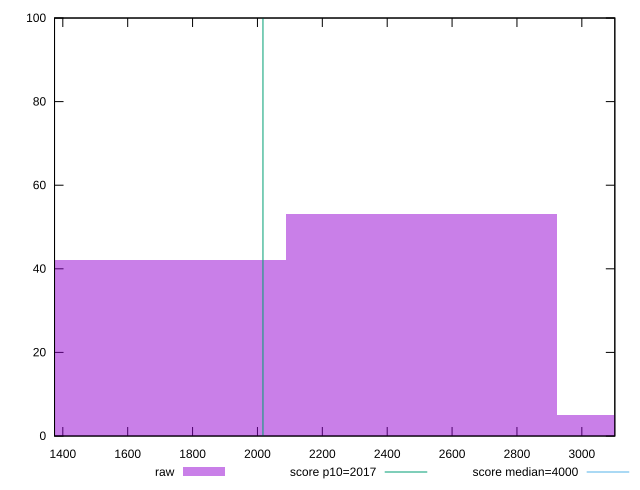

Reproduce this figure in gnuplot.
reset

$raw <<EOF
2505.46460229962 53
1670.3097348664132 42
3340.6194697328265 5
EOF

set key outside below
set boxwidth 835.1548674332066
set xrange [1374.4680000000035:3101.707999999999]
set yrange [0:100]
set trange [0:100]
set style fill transparent solid 0.5 noborder

set parametric
set terminal svg size 640, 490 enhanced background rgb 'white'
set output "report_00017_2021-02-10T15-08-03.406Z/mainthread-work-breakdown/samples/pages/raw/histogram.svg"

plot $raw title "raw" with boxes, \
     2017,t title "score p10=2017", \
     4000,t title "score median=4000"

reset
